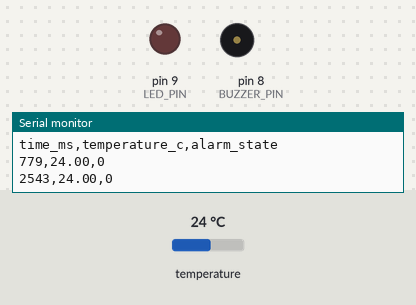
A sketch run on a simulated Arduino Uno, built with avr-gcc and run on an emulated ATmega328P. Shown: output pins drawn as LEDs (lit = HIGH), buzzer (waves = sounding), the last lines printed to the serial monitor. The test bench sets the inputs (shaded band); at power-on: temperature 24 °C.

Above: at 3.3 s.
3.4 s: temperature set to 29.6 °C
5.9 s: temperature set to 30.7 °C
At 7.3 s:
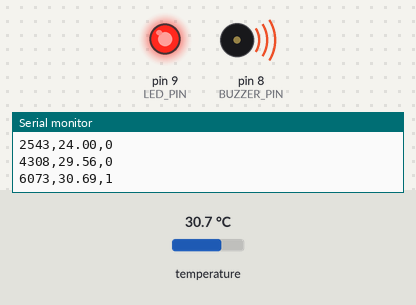
8.4 s: temperature set to 29.3 °C
10.9 s: temperature set to 28.6 °C
At 12.4 s:
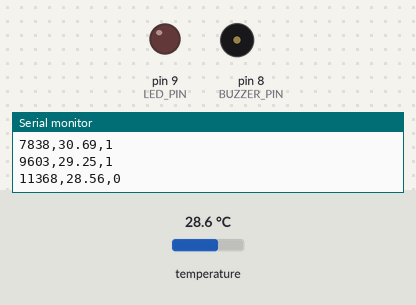
13.4 s: temperature set to 33 °C
At 16.1 s:
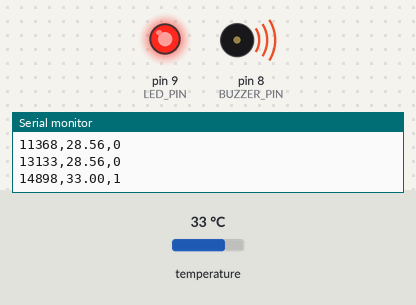
Timing chart, 0 to 17.3 s (numbered marks = the images above; inputs shaded):
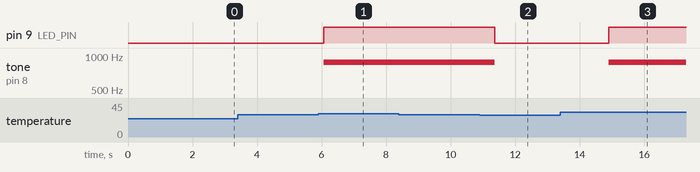

The sketch:

d6-temperature-alarm.ino
```cpp
#include <OneWire.h>
#include <DallasTemperature.h>

// @pin ONE_WIRE=D4
// @pin BUZZER=D8
// @pin LED=D9
// @baud 9600

OneWire oneWire(4);
DallasTemperature probe(&oneWire);
const byte BUZZER_PIN = 8, LED_PIN = 9;
// 경보를 울릴 온도입니다. 경보를 푸는 온도는 이보다 1 °C 낮게 둡니다.
// @tunable alarmC
float alarmC = 30.0;

bool alarming = false;

void setup() {
  Serial.begin(9600);
  probe.begin();
  probe.setResolution(12);
  pinMode(BUZZER_PIN, OUTPUT);
  pinMode(LED_PIN, OUTPUT);
  Serial.println("time_ms,temperature_c,alarm_state");
}

void loop() {
  probe.requestTemperatures();
  float celsius = probe.getTempCByIndex(0);

  // 울리는 기준과 그치는 기준을 1 °C 벌려 둡니다. 같은 값으로 두면 온도가
  // 그 언저리에서 흔들릴 때 부저가 따다닥 끊어져 울립니다.
  if (!alarming && celsius > alarmC) alarming = true;
  if (alarming && celsius < alarmC - 1.0) alarming = false;

  digitalWrite(LED_PIN, alarming ? HIGH : LOW);
  if (alarming) tone(BUZZER_PIN, 880);
  else noTone(BUZZER_PIN);

  Serial.print(millis());
  Serial.print(',');
  Serial.print(celsius, 2);
  Serial.print(',');
  Serial.println(alarming ? 1 : 0);
  delay(1000);
}
```

Measured:
- the behaviour switches between 30 and 30.1 °C on temperature (found by bisection; images 0 and 1)
- the behaviour switches between 29 and 28.9 °C on temperature (found by bisection; images 1 and 2)
- after the input at 5.9 s, pin 9 (LED_PIN): LOW → HIGH after 0.17 s; tone on pin 8 (BUZZER_PIN): silent → 880 Hz after 0.17 s
- after the input at 10.9 s, pin 9 (LED_PIN): HIGH → LOW after 0.47 s; tone on pin 8 (BUZZER_PIN): 880 Hz → silent after 0.47 s
- after the input at 13.4 s, pin 9 (LED_PIN): LOW → HIGH after 1.5 s; tone on pin 8 (BUZZER_PIN): silent → 880 Hz after 1.5 s
